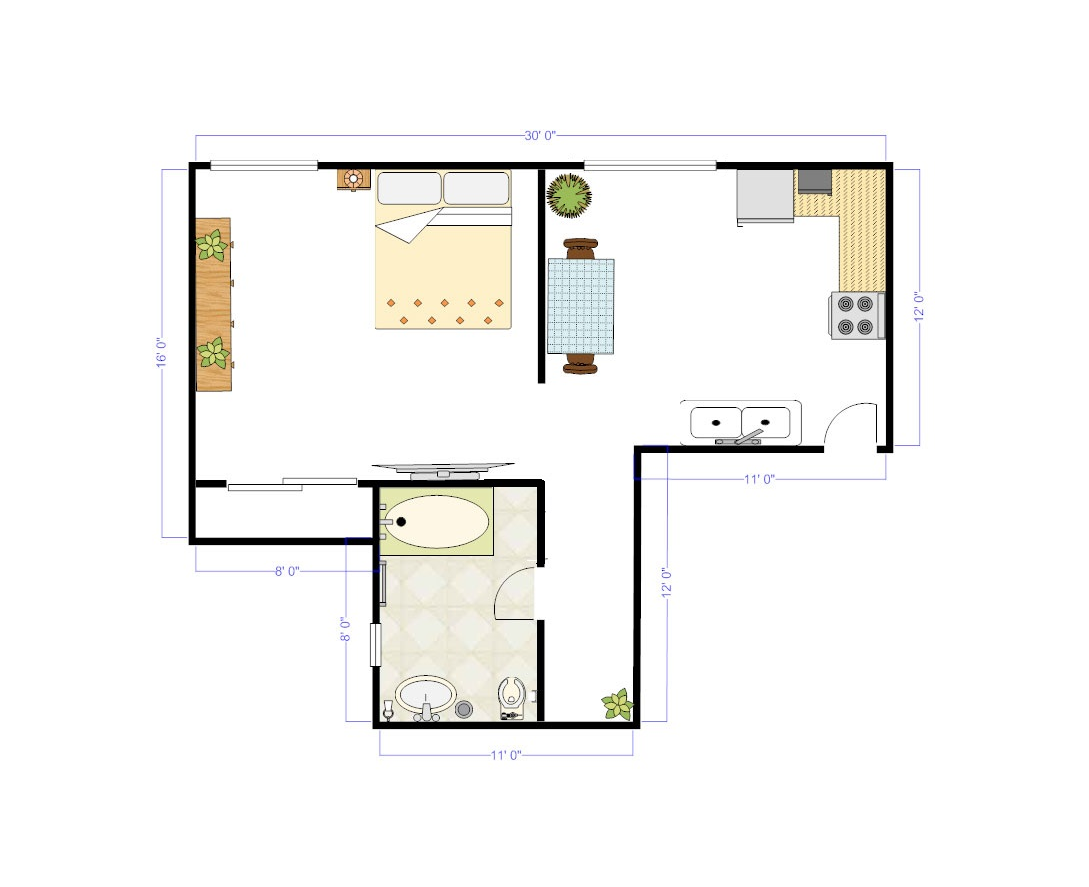
#> input picture color_demo.png, 1089 x 887 px
$ python floor_plan_parser.py
#> lines starting #> are read from the running program, lines starting #| are printed output that depends on the picture; after the words box and inside, x2 and y2 are one past the last pixel; in counts of white or black regions, pixels touching at a corner belong together
#> in main, test_image is the input picture: PIL image 1089x887 RGB; mean R, G, B 245.5, 244.9, 242.9
from PIL import Image, ImageFilter
import cv2
import numpy as np
from copy import copy
import os
import shutil

def convert_to_grey_scale(image):
    """Converts an opened Image object to black/white

        args:
            image - A Pillow image object
    """
    return image.convert("1")
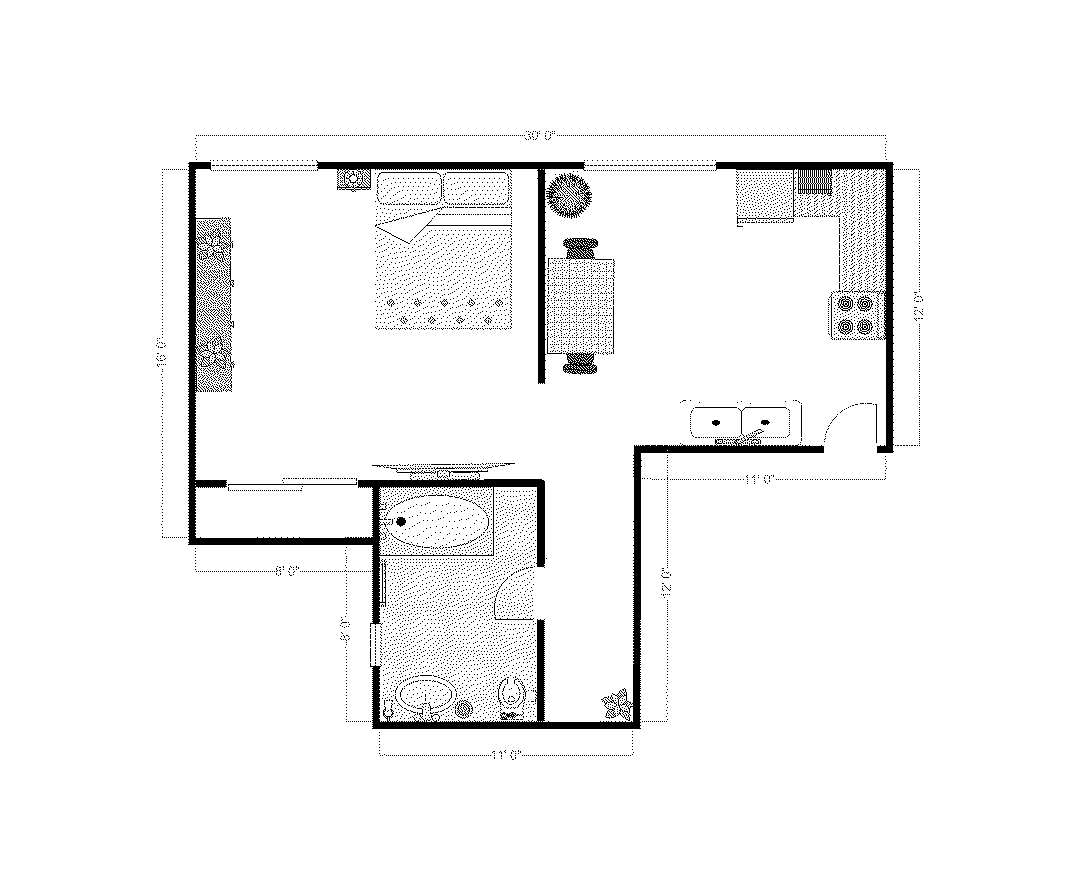
#> returned value: PIL image 1089x887 1; 96% white; 7852 black regions (7804 under 20 px), largest, box (x1, y1, x2, y2) and area: (188, 162, 545, 627) 8754, (370, 407, 824, 729) 6971, (714, 162, 894, 453) 4114

def save_image(image, name):
    """This function will save the Pillow image object to disk in a temporary location

        args:
            image - A Pillow image object
            name - The name that the image will be saved under
    """
    image.save(name)
    return

def dilation(image):
    """This function will perform the dilation image processing technique on the provided image

        args:
            image - A Pillow image object
    """
    filter = ImageFilter.MinFilter(3) # Should be MaxFilter if white on black
    filtered = image.filter(filter)
#> filtered: PIL image 1089x887 1; 98.6% white; 9 black regions, largest, box (x1, y1, x2, y2) and area: (190, 163, 544, 623) 4641, (374, 446, 666, 728) 3026, (717, 163, 892, 452) 2430
    return filtered

def erosion(image):
    """This function will perform the erosion image processing technique on the provided image

        args:
            image - A Pillow image object
    """
    filter = ImageFilter.MaxFilter(3) # Should be MinFilter if white on black
    filtered = image.filter(filter)
    return filtered

def line_closing(image_file): #color demo
    """This function will close any gaps found in the borders of the rooms

        args:
            image_file - The file path to the image
    """
#> called with image_file = 'temp.png'
    image = cv2.imread(image_file)
    edges = cv2.Canny(image, 75, 150)
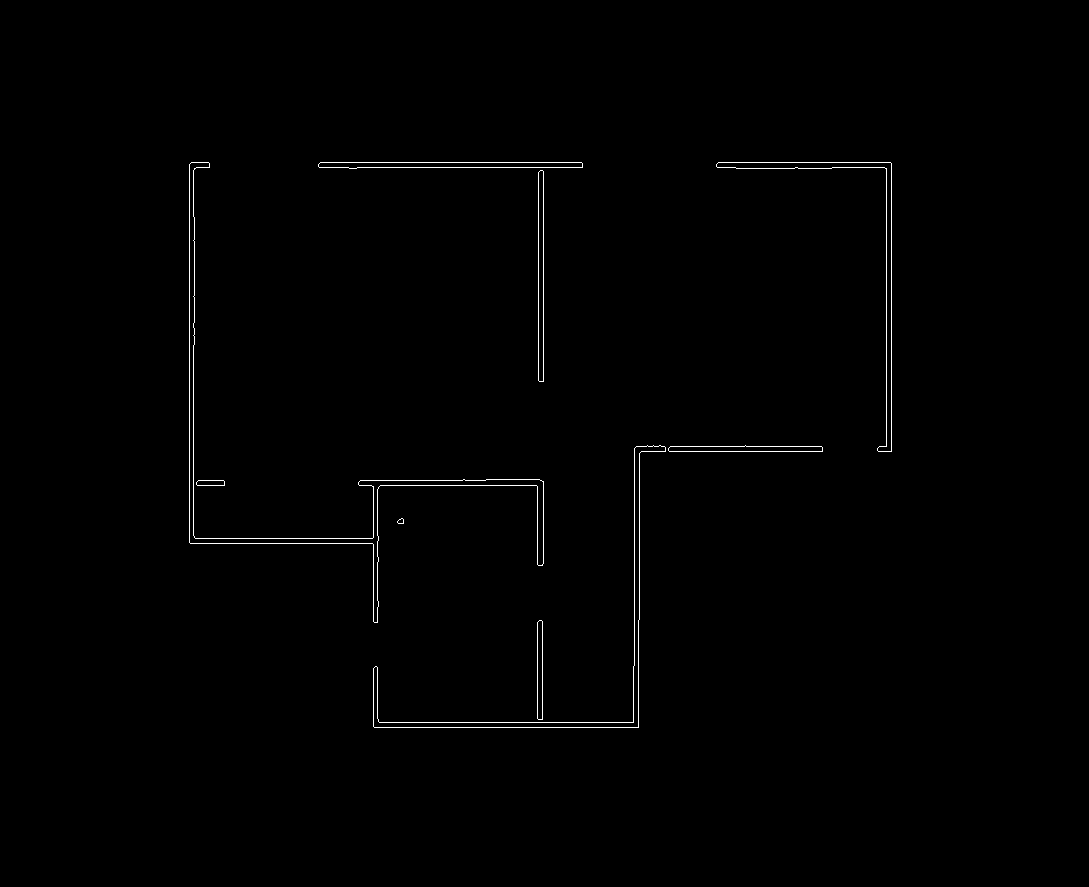
#> edges: shape (887, 1089); 0.59% white in thin lines or dots, all inside (x1, y1, x2, y2) = (189, 162, 892, 728)
    lines = cv2.HoughLinesP(edges, 1, np.pi / 180, 50, maxLineGap=150)
#> lines = 27 rows, first 6: [191, 162, 890, 162], [189, 542, 189, 164], [196, 167, 891, 167], [891, 451, 891, 163], [373, 722, 638, 722], [543, 563, 543, 171]
    for line in lines:
        x1, y1, x2, y2 = line[0]
        cv2.line(image, (x1, y1), (x2, y2), (0, 0, 0), 5)
#> this loop made 27 passes
#> image: shape (887, 1089, 3); 95.6% white; 2 black regions, box (x1, y1, x2, y2) and area: (186, 159, 895, 731) 42115, (398, 519, 404, 524) 28

    kernel = np.ones((5, 5), np.uint8)
    new_image = cv2.dilate(image, kernel, iterations=2)
#> new_image: shape (887, 1089, 3); 98.6% white; 1 black region, box (x1, y1, x2, y2) and area: (190, 163, 891, 727) 13970
    return new_image


def opencv_write(image, name):
    """This function will save the OpenCV image to disk

        args:
            image - A OpenCV image object
            name - The name that the image will be saved under
    """
    cv2.imwrite(name, image)

def room_detection(base_image):
    """This function will detect all the rooms in the floor plan and generate a set of image
    highlighting a different room that will be saved to disk. It will also collect details
    about each room from the user via command line

        args:
            base_image - The file path to an image which has already had line closing
    """
#> called with base_image = 'temp.png'
    # Find all the contours in the base image
    image = cv2.imread(base_image)
    height, width, channels = image.shape
    im_bw = cv2.cvtColor(image, cv2.COLOR_BGR2GRAY)
#> im_bw: shape (887, 1089); 98.6% white; 1 black region
    thresh, im_bw = cv2.threshold(im_bw, 127, 255, 0)
    contours, hierarchy = cv2.findContours(im_bw, cv2.RETR_TREE, cv2.CHAIN_APPROX_SIMPLE)
#> contours = 7 contours; box (x1, y1, x2, y2) and area: (0, 0, 1089, 887) 963968, (189, 162, 892, 728) 293052, (193, 167, 540, 482) 107757, (543, 167, 887, 481) 98660, (377, 485, 538, 723) 37920, (542, 485, 635, 723) 21677, (193, 485, 374, 539) 9540

    # Remove image border from contours
    room_contours = []
    for i in range(0, len(contours)):
        x, y, w, h = cv2.boundingRect(contours[i])
        if w != width and h != height:
            room_contours.append(contours[i])
#> this loop made 7 passes
#> (x, y, w, h) on passes 1 to 7: (0, 0, 1089, 887), (189, 162, 703, 566), (542, 485, 93, 238), (377, 485, 161, 238), (193, 485, 181, 54), (543, 167, 344, 314), (193, 167, 347, 315)
#> after the loop, room_contours = 6 contours; box (x1, y1, x2, y2) and area: (189, 162, 892, 728) 293052, (193, 167, 540, 482) 107757, (543, 167, 887, 481) 98660, (377, 485, 538, 723) 37920, (542, 485, 635, 723) 21677, (193, 485, 374, 539) 9540

    # Find the contours of the entire floor
    floor_contour = None
    for i in range(0, len(room_contours)):
        x, y, w, h = cv2.boundingRect(room_contours[i])
        max_x, max_y, max_w, max_h =  cv2.boundingRect(floor_contour)
        if w * h > max_w * max_h:
            floor_contour = room_contours[i]
#> this loop made 6 passes
#> (x, y, w, h, max_x, max_y, max_w, max_h) on passes 1 to 6: (189, 162, 703, 566, 0, 0, 0, 0), (542, 485, 93, 238, 189, 162, 703, 566), (377, 485, 161, 238, 189, 162, 703, 566), (193, 485, 181, 54, 189, 162, 703, 566), (543, 167, 344, 314, 189, 162, 703, 566), (193, 167, 347, 315, 189, 162, 703, 566)
    room_contours.remove(floor_contour)

    # Generate each room image
    path = os.getcwd() + "/rooms"
    if not os.path.exists(path):
        os.mkdir(path)
    for i in range(0, len(room_contours)):
        cv2.drawContours(image, room_contours, i, (0, 0, 255), 3)
        cv2.imwrite(path + "//room{}.png".format(i), image)
        cv2.drawContours(image, room_contours, i, (0, 0, 0), 3) # restore original image
#> this loop made 5 passes
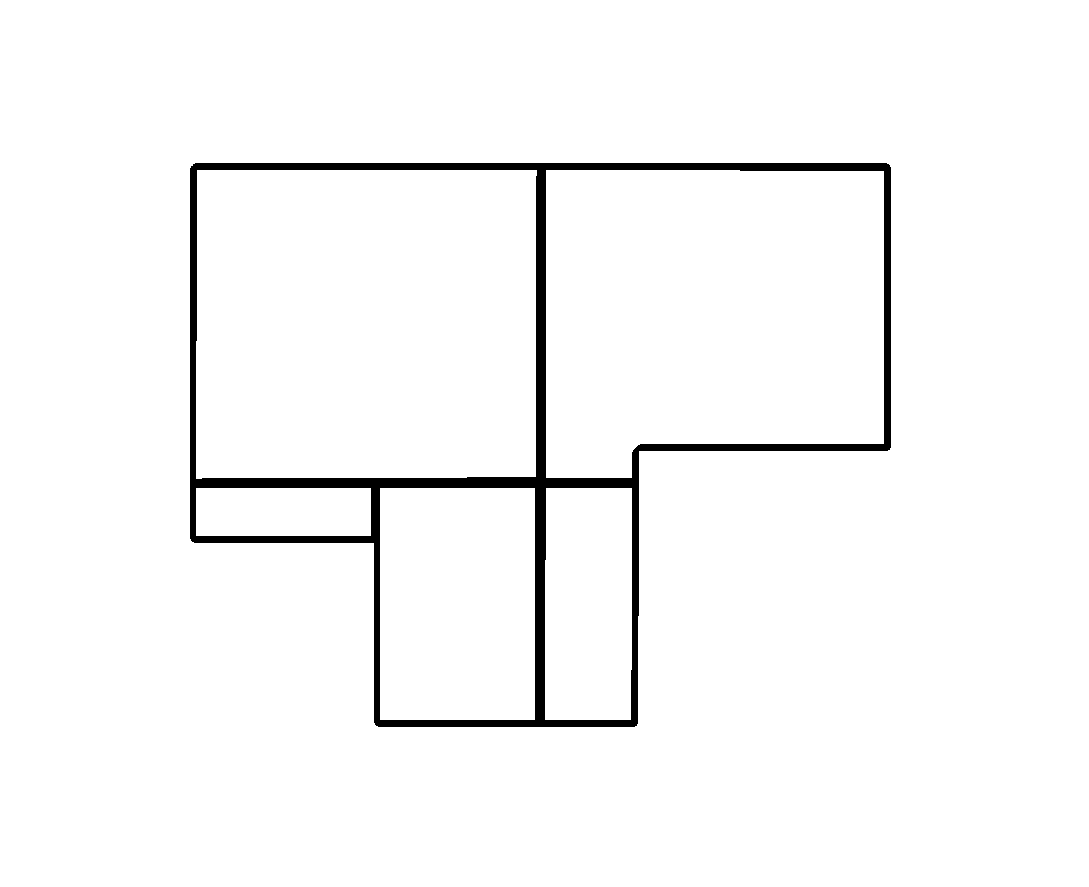
#> image: shape (887, 1089, 3); 97.2% white; 1 black region, box (x1, y1, x2, y2) and area: (190, 163, 891, 727) 27462

    # Collect room information from the user
    rooms = {}
    for i in range(0, len(room_contours)):
        name = input("\nEnter the name of the room displayed in room{}.png\n".format(i)).upper()
        real_width = input("\nEnter the width (x dimension) of the room displayed in room{}.png in metres\n".format(i)).upper()
        real_height = input("\nEnter the length (y dimension) displayed in room{}.png in metres\n".format(i)).upper()
        x, y, w, h = cv2.boundingRect(room_contours[i])
        sub_dict = {
            "X":x,
            "Y":y,
            "WIDTH":w,
            "HEIGHT":h,
            "REAL_WIDTH":real_width,
            "REAL_HEIGHT":real_height,
            "CONTOUR":room_contours[i]}
        rooms.update({name:sub_dict})
#> this loop made 1 pass; the answer given on pass 1: color_demo.png
#> after the loop, rooms = 0 items

    return image, rooms

# [131 lines left out: functions change_rooms, scale_contour, not called in this run]

def main():
    # Create standard floor plan skeleton
    test_image = Image.open("color_demo.png")
    grey = convert_to_grey_scale(test_image)
    threshold = dilation(erosion(erosion(grey)))
    save_image(threshold, "temp.png")

    # Perform line closing operation
    new_image = line_closing("temp.png")
    opencv_write(new_image, "temp.png")

    # Room identification and segmentation
    image, rooms = room_detection("temp.png")

    # Room modification
    change_rooms(image, rooms)

    # Clean up temporary files
    path = os.getcwd()
    os.remove(path + "//temp.png")
    shutil.rmtree(path + "//rooms")
    shutil.rmtree(path + "//options")

#> (the run stopped early here; a loop or call above may not have finished)

$ run again, with test_floor_plan.png copied over color_demo.png
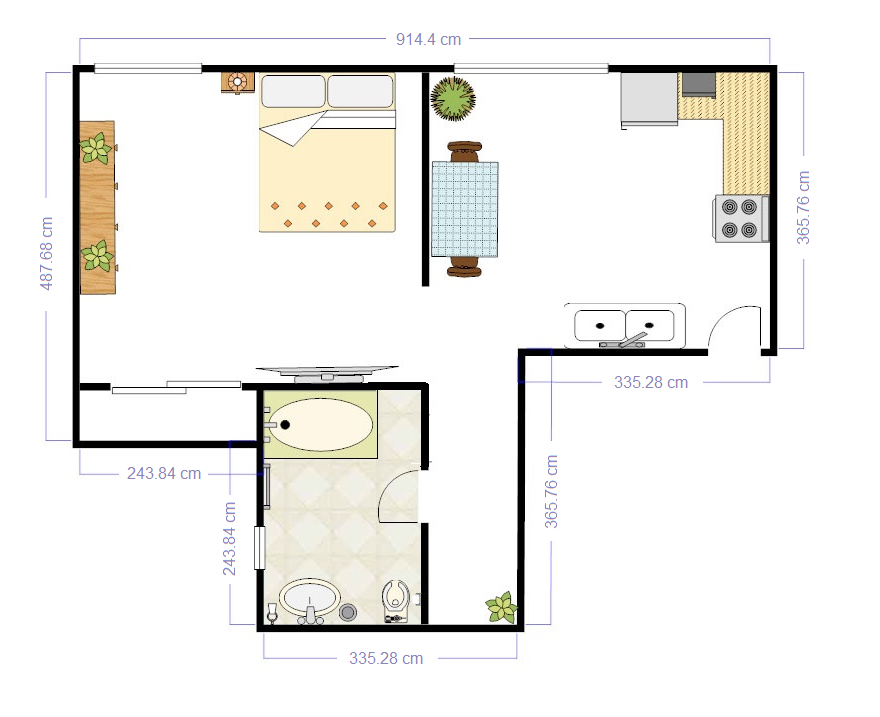
#> input picture test_floor_plan.png, 880 x 717 px
#> in main, test_image is the input picture: PIL image 880x717 RGB; mean R, G, B 240.4, 239.5, 236.5
#> in line_closing, `edges = cv2.Canny(image, 75, 150)`:
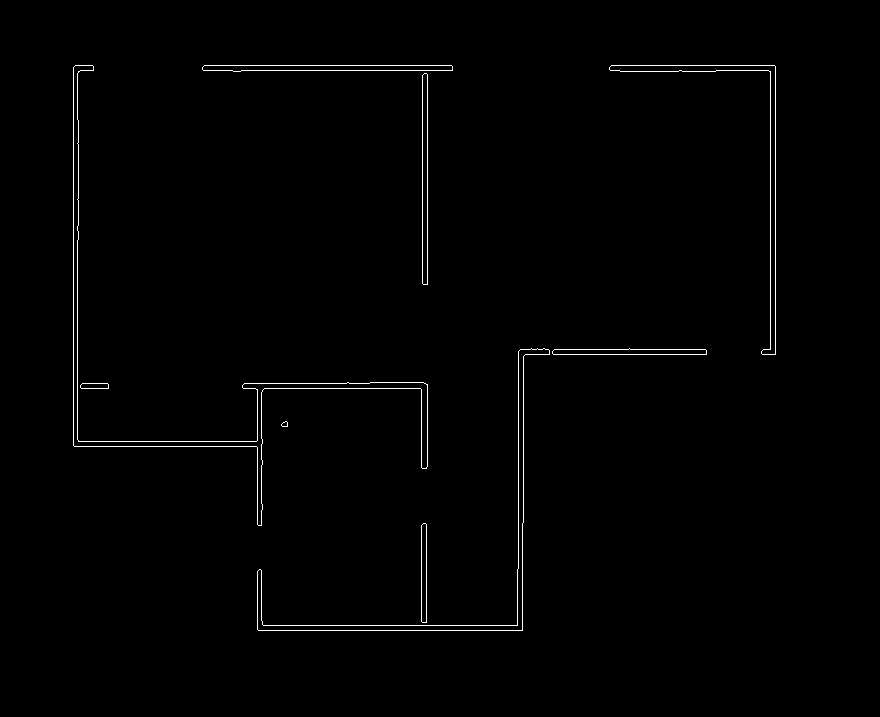
#> edges: shape (717, 880); 0.89% white in thin lines or dots, all inside (x1, y1, x2, y2) = (73, 65, 776, 631)
#> lines = 29 rows, first 6: [611, 65, 774, 65], [73, 70, 452, 70], [775, 354, 775, 66], [73, 445, 73, 67], [770, 354, 770, 71], [257, 625, 522, 625]
#> the loop in line_closing, `for line in lines:` made 29 passes
#> new_image: shape (717, 880, 3); 97.9% white; 1 black region, box (x1, y1, x2, y2) and area: (74, 66, 775, 630) 13118
#> im_bw: shape (717, 880); 97.9% white; 1 black region
#> contours = 6 contours; box (x1, y1, x2, y2) and area: (0, 0, 880, 717) 629364, (73, 65, 776, 631) 193460, (77, 70, 423, 385) 107828, (260, 388, 422, 626) 37928, (426, 388, 519, 626) 21677, (77, 388, 258, 442) 9540
#> the loop in room_detection, `for i in range(0, len(contours)):` made 6 passes
#> (x, y, w, h) on passes 1 to 6: (0, 0, 880, 717), (73, 65, 703, 566), (426, 388, 93, 238), (260, 388, 162, 238), (77, 388, 181, 54), (77, 70, 346, 315)
#> after the loop in room_detection, `for i in range(0, len(contours)):`: room_contours = 5 contours; box (x1, y1, x2, y2) and area: (73, 65, 776, 631) 193460, (77, 70, 423, 385) 107828, (260, 388, 422, 626) 37928, (426, 388, 519, 626) 21677, (77, 388, 258, 442) 9540
#> the loop in room_detection, `for i in range(0, len(room_contours)):` made 5 passes
#> (x, y, w, h, max_x, max_y, max_w, max_h) on passes 1 to 5: (73, 65, 703, 566, 0, 0, 0, 0), (426, 388, 93, 238, 73, 65, 703, 566), (260, 388, 162, 238, 73, 65, 703, 566), (77, 388, 181, 54, 73, 65, 703, 566), (77, 70, 346, 315, 73, 65, 703, 566)
#> the loop in room_detection, `for i in range(0, len(room_contours)):` made 4 passes
#> after the loop in room_detection, `for i in range(0, len(room_contours)):`:
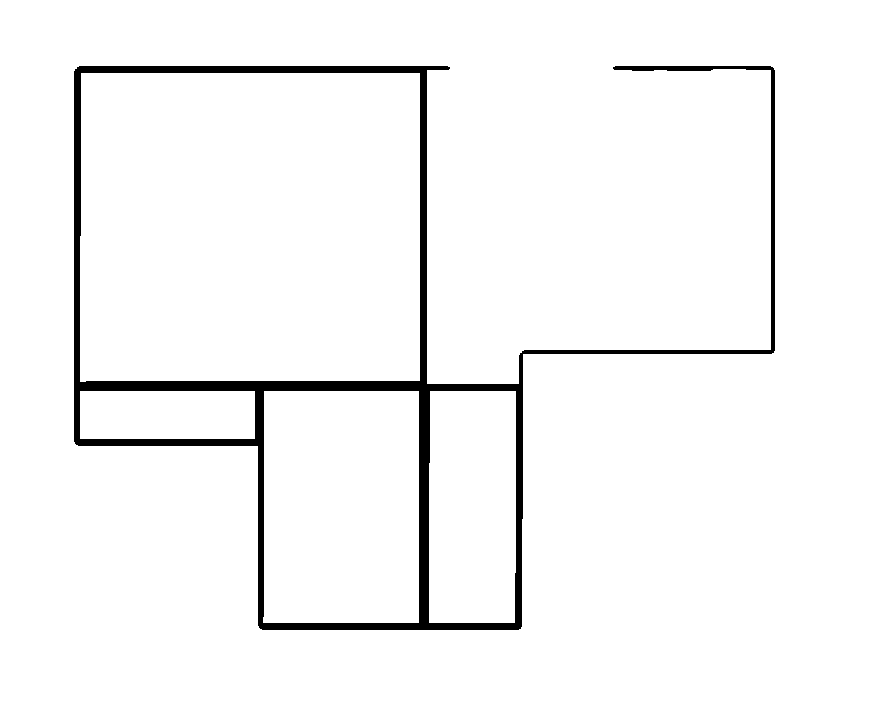
#> image: shape (717, 880, 3); 96.4% white; 1 black region, box (x1, y1, x2, y2) and area: (74, 66, 775, 630) 22721
#> the loop in room_detection, `for i in range(0, len(room_contours)):` made 1 pass; the answer given on pass 1: color_demo.png
#> after the loop in room_detection, `for i in range(0, len(room_contours)):`: rooms = 0 items
